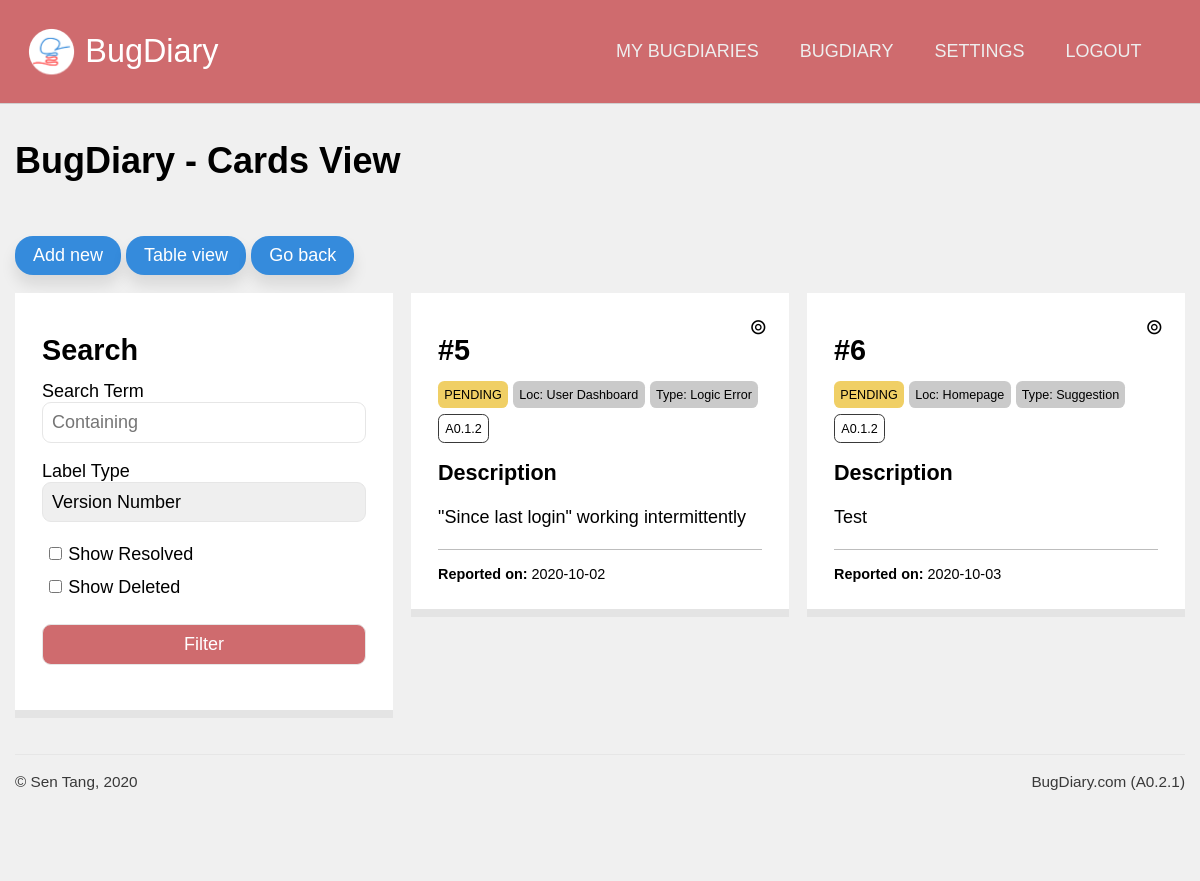
The page /projects/view_cards/ndryA96L2J7csvoX3ZdnKp (signed in) on the database its author committed.
### application/models.py (models this page shows, shortened)
class Projects(db.Model):
    id  = db.Column(db.Integer, primary_key = True, nullable = False)
    url = db.Column(db.String(22), index = True, unique = True, nullable = False)
    name = db.Column(db.String(100), nullable = False)
    description = db.Column(db.Text, nullable = False)
    creation_date = db.Column(db.DateTime, index = True, nullable = False)
    expiry_date = db.Column(db.DateTime, index = True, nullable = False)
    status = db.Column(db.String(10), nullable = False)
    access_code = db.Column(db.String(50), nullable = True)
    last_activity = db.Column(db.DateTime(), default = dt.datetime.now())
    memo = db.Column(db.String(500), default = "Post a memo here!")
    owner = db.Column(db.Integer, db.ForeignKey('users.id')) #linked
    bugs = db.relationship('Bugs', backref = 'containing_project', cascade = "all,delete")
    locations = db.relationship('Project_bug_locations', backref = 'locations_in', cascade = "all,delete")
    types = db.relationship('Project_bug_types', backref = 'types_in', cascade = "all,delete")
    settings = db.relationship('Project_settings', backref = 'settings_for', cascade = "all,delete", uselist = False)
    blog_posts = db.relationship('Blog_posts', backref= 'post_target', cascade = "all,delete")

class Bugs(db.Model):
    id = db.Column(db.Integer, primary_key = True)
    ref_id = db.Column(db.Integer)
    details = db.Column(db.Text)
    author = db.Column(db.String(100))
    author_email = db.Column(db.String(100))
    status = db.Column(db.String(20))
    version = db.Column(db.String(20), index = True)
    report_date = db.Column(db.DateTime, index = True, default = dt.datetime.now())
    resolve_date = db.Column(db.DateTime, default = None)
    project = db.Column(db.Integer, db.ForeignKey('projects.id')) #linked
    bug_location = db.Column(db.Integer, db.ForeignKey('project_bug_locations.id')) #linked
    bug_type = db.Column(db.Integer, db.ForeignKey('project_bug_types.id')) #linked
    comments = db.relationship('Bug_comments', backref = "comment_target")

### application/projects/views.py (the view, shortened to what this page needs)
@projects.route('/view_<string:view_type>/<string:project_url>', methods = ['get', 'post'])
@login_required
def view_bugs(view_type, project_url):
    target_project = Projects.query.filter_by(url = project_url).first()
    form = manage_card_form()
    all_bugs = Bugs.query.filter_by(project = target_project.id)
    if not request.args.get('showResolved') and not request.args.get('showDeleted'):
        all_bugs = all_bugs.filter(Bugs.status == "PENDING")
    elif request.args.get('showResolved') and not request.args.get('showDeleted'):
        all_bugs = all_bugs.filter((Bugs.status == "PENDING") | (Bugs.status == "RESOLVED"))
    elif not request.args.get('showResolved') and request.args.get('showDeleted'):
        all_bugs = all_bugs.filter((Bugs.status == "PENDING") | (Bugs.status == "DELETED"))
    if view_type == "tables":
        return render_template('view_tables.html', project = target_project, bug_list = all_bugs if all_bugs.count() != 0 else None, form = form)
    elif view_type == "cards":
        return render_template('view_cards.html', project = target_project, bug_list = all_bugs if all_bugs.count() != 0 else None, form = form)

### application/projects/forms.py
class manage_card_form(FlaskForm):
    target_card = HiddenField()
    target_action = HiddenField()
    submit = SubmitField()

### application/models.py (called while the page is built)
@login_manager.user_loader
def load_user(user_id):
    return Users.query.get(user_id)

### application/projects/templates/projects/view_cards.html (shortened to what this page needs)
{% extends 'confined.html' %}
{% import 'macros.html' as macros %}
{% import 'macros.html' as macros %}
{% block custom_nav %}
{{ macros.project_nav(project) }}
{% endblock %}
{% block main %}
<h1>{{ project.name }} - Cards View</h1>
<a href="{{ url_for('projects.report', project_url = project.url) }}" class="button-secondary rounded shadowed">Add new</a>
  <a href="{{ url_for('projects.view_bugs', project_url = project.url, view_type = 'tables') }}" class="button-secondary rounded shadowed">Table view</a>
  <a href="{{ url_for('projects.dashboard', project_url = project.url) }}" class="button-secondary rounded shadowed">Go back</a>
<div class="cards-flex">
  <div class="card">
    <h2>Search</h2>
      <form action="{{ url_for('projects.view_bugs', project_url = project.url, view_type='cards') }}" method = "get" autocomplete="off">
        <label for="searchterm">Search Term</label>
        <input name="searchterm" id="searchterm" type="text" placeholder="Containing" required {% if request.args.get('searchterm') %}value="{{ request.args.get('searchterm') }}"{% endif %}>
        <label name="searchtype" id="searchtype" for="searchtype">Label Type</label>
        <select name="searchtype" id="searchtype">
          <option value="version">Version Number</option>
        </select>
        <input id="showResolved" name="showResolved" type="checkbox" {% if request.args.get('showResolved') %}checked{%endif%}><label for="showResolved">Show Resolved</label> <br>
        <input id="showDeleted" name="showDeleted" type="checkbox" {% if request.args.get('showDeleted') %}checked{%endif%}><label for="showDeleted">Show Deleted</label> <br>
        <input type="submit" value="Filter" class="button-primary">
      </form>
    </div>
    {% if bug_list != None %}
    {% for bug in bug_list %}
      {{ macros.bugcard(bug, True) }}
    {% endfor %}
    {% else %}
      <div class="bg-white block rounded">No results.</div>
    {% endif %}
</div>
{% endblock %}

### application/templates/macros.html (shortened to what this page needs)
{% macro bugcard(bug, show_controls, color_code = {"PENDING": "bg-yellow", "RESOLVED": "bg-green", "DELETED": 'bg-black', "PINNED": 'bg-red'}) %}
<div id="card-{{bug.id}}" style="position: relative;">
    <div class="card">
        <h2>#{{ bug.ref_id }}</h2>
        <div>
            <div class="tag-mini {{ color_code[bug.status] }}">{{ bug.status }}</div>
            <div class="tag-mini bg-gray">
                <a href="?searchtype=location&searchterm={{bug.bug_location}}">
                    Loc: {{ bug.bug_location }}
                </a>
            </div>
            <div class="tag-mini bg-gray">
                <a href="?searchtype=type&searchterm={{bug.bug_type}}">
                    Type: {{ bug.bug_type }}
                </a>
            </div>
            <div class="tag-mini tag-white">
                <a href="?searchtype=version&searchterm={{bug.version}}">
                    {{ bug.version }}
                </a>
            </div>
        </div>
        <h4>Description</h4>
        <p class="linebreak">{{ bug.details }}</p>
        <div class="author">
             <br>
            <b>Reported on:</b> {{ bug.report_date.strftime('%Y-%m-%d') }}
            <br>
        </div>
        {% if show_controls == True %}
        <div class="cardcontrolstoggle" onClick="showControls('card-{{bug.id}}-controls')">
            &circledcirc;
        </div>
        {% endif %}
    </div>
</div>
{% endmacro %}
{% macro project_nav(project) %}
<a href="{{ url_for('users.dashboard') }}">My BugDiaries</a>
<a href="{{ url_for('projects.dashboard', project_url = project.url) }}">{{project.name}}</a>
<a href="{{ url_for('projects.settings', project_url = project.url) }}">Settings</a>
<a href="{{ url_for('users.logout') }}">Logout</a>
{% endmacro %}

### application/static/css/unilay5.css (style rules this page uses)
body { font-size: 18px; font-family: sans-serif; color: #000; margin: 0; padding: 0; background-color: #f0f0f0; }
header nav a, header #navigation a { text-transform: uppercase; display: inline-block; color: #eeeeee; text-decoration: none; padding: 0 1em; font-family: "Trebuchet MS", Helvetica, sans-serif; }
p { line-height: 150%; }
main a.button-secondary, main a.button-primary { padding: 0.5em 1em; text-decoration: none; margin: 1em auto; display: inline-block; text-align: center; }
main a.button-secondary { background-color: #358bdc; color: #fff; }
a:link, a:visited { color: #ff3939; }
h2, h3, h4, h5 { margin: 0.5em 0; }
h1 { color: inherit; font-size: 2em; margin: 1em 0; }
h2 { color: inherit; font-size: 1.6em; }
h4 { color: inherit; font-size: 1.2em; }
.rounded { border-radius: 1em 1em 1em 1em; -moz-border-radius: 1em 1em 1em 1em; -webkit-border-radius: 1em 1em 1em 1em; }
.shadowed { -webkit-box-shadow: 0px 10px 15px 0px rgba(0, 0, 0, 0.1); -moz-box-shadow: 0px 10px 15px 0px rgba(0, 0, 0, 0.1); box-shadow: 0px 10px 15px 0px rgba(0, 0, 0, 0.1); }
.bg-yellow { background-color: #F0CF65; }
.bg-gray { background-color: #cacaca; }
form { font-size: 1em; }
input[type=text], input[type=number], input[type=submit], input[type=password], select, textarea, .button-styled { font-size: 1em; padding: 0.5em; -webkit-appearance: none; -moz-appearance: none; appearance: none; width: 100%; border: 1px solid; font-family: inherit; margin-bottom: 1em; border-color: #e6e6e6; -webkit-box-sizing: border-box; -moz-box-sizing: border-box; box-sizing: border-box; border-radius: 0.5em 0.5em 0.5em 0.5em; -moz-border-radius: 0.5em 0.5em 0.5em 0.5em; -webkit-border-radius: 0.5em 0.5em 0.5em 0.5em; }
input[type=submit] { margin-top: 1em; }
input[type=radio], input[type=checkbox] { margin: 0.5em 0.5em 1em 0.5em; }
.button-primary { background-color: #cf6b6e; color: #fff; }
.button-secondary { background-color: #358bdc; color: #fff; }

### application/static/css/custom.css (style rules this page uses)
.card { background-color: #fff; padding: 1.5em; border-bottom: 8px solid #e4e4e4; position: relative; margin-bottom: 1em; break-inside: avoid-column; }
.tag-mini { font-size: 0.7em; margin-bottom: 0.5em; padding: 0.5em; display: inline-block; border-radius: 0.5em; -moz-border-radius: 0.5em; -webkit-border-radius: 0.5em; -webkit-box-sizing: border-box; -moz-box-sizing: border-box; box-sizing: border-box; display: inline-block; }
.tag-white { border: 1px solid #393939; }
.tag a, .tag-mini a { text-decoration: none; color: inherit !important; }
.author { font-size: 0.8em; border-top: 1px solid #bdbdbd; }
.cards-flex { column-count: 3; column-gap: 1em; margin-bottom: 2em; }
p.linebreak { white-space: pre-line; }
.cardcontrolstoggle { position: absolute; top: 0.5em; right: 0.5em; padding: 0.5em; z-index: 7; font-size: 1.2em; }

### rows shown on the page
Projects: name "BUGDIARY", name "BugDiary"
Bugs: ref_id "5", status "PENDING", bug_location "User Dashboard", bug_type "Logic Error", version "A0.1.2", details "\"Since last login\" working intermittently", report_date "2020-10-02"
Bugs: ref_id "6", status "PENDING", bug_location "Homepage", bug_type "Suggestion", version "A0.1.2", details "Test", report_date "2020-10-03"

### other values the page prints
{{ version }} "A0.2.1"
